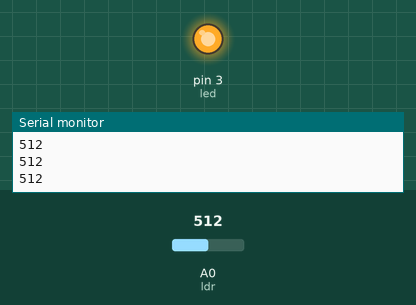
Bench run of a sketch on a simulated Arduino Uno, built with avr-gcc and run on an emulated ATmega328P. Parts: output pins drawn as LEDs (lit = HIGH), the last lines printed to the serial monitor. Inputs (shaded band) come from the test bench; at power-on: A0 (ldr) = 512.

Above: at 1.2 s.
1.3 s: A0 (ldr) set to 414
2.8 s: A0 (ldr) set to 386
At 4.0 s:
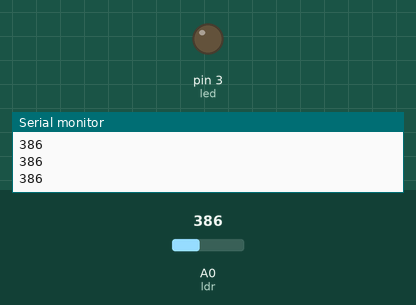
4.3 s: A0 (ldr) set to 410
At 5.1 s:
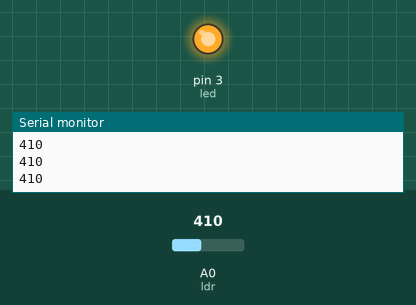
5.8 s: A0 (ldr) set to 390
At 6.3 s:
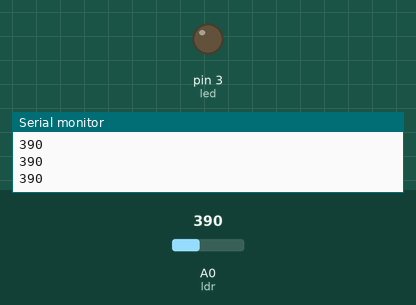
Timing chart, 0 to 8.3 s (numbered marks = the images above; inputs shaded):
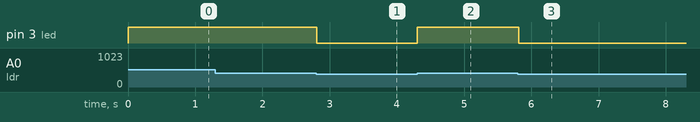

The sketch:

ldr_-_led.ino
```cpp
#define led 3
#define ldr A0
int x;
int ss=0;
void setup() {
  pinMode(led,OUTPUT);
  pinMode(ldr,INPUT);
  Serial.begin(9600);  //baud rate
}

void loop() {
  ss=analogRead(ldr);
  Serial.println(ss);
  //x=ss/4;
  //x=map(ss,200,900,0,255);
  //analogWrite(led,x);
  if(ss>400) digitalWrite(led,HIGH);
  else digitalWrite(led,LOW);
}
```

Measured:
- the behaviour switches between 401 and 400 on A0 (ldr) (found by bisection; images 0 and 1)
- after the input at 2.8 s, pin 3 (led): HIGH → LOW at once
- after the input at 4.3 s, pin 3 (led): LOW → HIGH at once
- after the input at 5.8 s, pin 3 (led): HIGH → LOW at once
